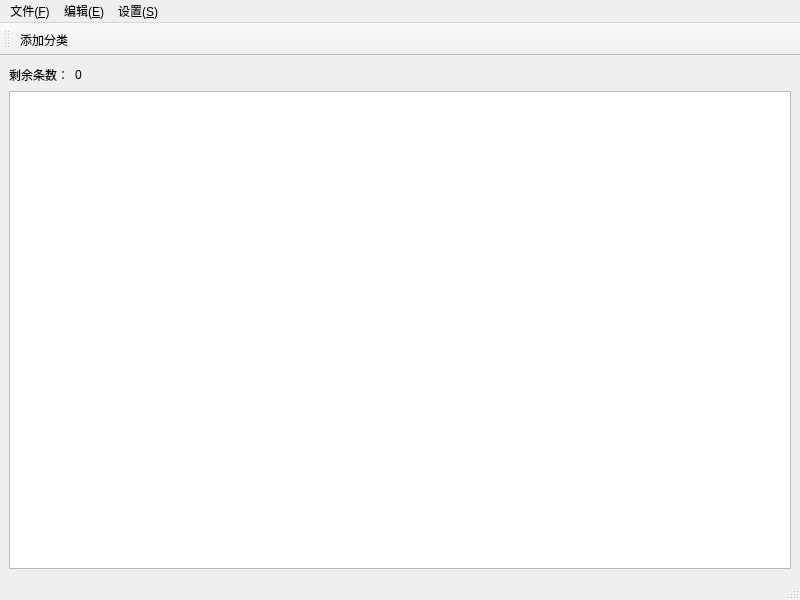
<?xml version="1.0" encoding="UTF-8"?>
<ui version="4.0">
 <class>MainWindow</class>
 <widget class="QMainWindow" name="MainWindow">
  <property name="geometry">
   <rect>
    <x>0</x>
    <y>0</y>
    <width>800</width>
    <height>600</height>
   </rect>
  </property>
  <property name="windowTitle">
   <string>手动文本分类GUI</string>
  </property>
  <property name="windowIcon">
   <iconset resource="../img/img.qrc">
    <normaloff>:/asset/img/icon.png</normaloff>:/asset/img/icon.png</iconset>
  </property>
  <widget class="QWidget" name="centralwidget">
   <layout class="QGridLayout" name="gridLayout">
    <item row="1" column="0" colspan="3">
     <widget class="QPlainTextEdit" name="showTextEdit">
      <property name="readOnly">
       <bool>true</bool>
      </property>
     </widget>
    </item>
    <item row="0" column="0">
     <widget class="QLabel" name="label">
      <property name="text">
       <string>剩余条数：</string>
      </property>
     </widget>
    </item>
    <item row="0" column="2">
     <spacer name="horizontalSpacer">
      <property name="orientation">
       <enum>Qt::Horizontal</enum>
      </property>
      <property name="sizeHint" stdset="0">
       <size>
        <width>701</width>
        <height>20</height>
       </size>
      </property>
     </spacer>
    </item>
    <item row="0" column="1">
     <widget class="QLabel" name="remainLabel">
      <property name="text">
       <string>0</string>
      </property>
      <property name="alignment">
       <set>Qt::AlignCenter</set>
      </property>
     </widget>
    </item>
   </layout>
  </widget>
  <widget class="QMenuBar" name="menubar">
   <property name="geometry">
    <rect>
     <x>0</x>
     <y>0</y>
     <width>800</width>
     <height>23</height>
    </rect>
   </property>
   <widget class="QMenu" name="menu_F">
    <property name="title">
     <string>文件(&amp;F)</string>
    </property>
    <addaction name="open"/>
    <addaction name="save"/>
    <addaction name="separator"/>
    <addaction name="close"/>
    <addaction name="quit"/>
   </widget>
   <widget class="QMenu" name="menu_E">
    <property name="title">
     <string>编辑(&amp;E)</string>
    </property>
    <addaction name="testAction"/>
   </widget>
   <widget class="QMenu" name="menu_S">
    <property name="title">
     <string>设置(&amp;S)</string>
    </property>
    <addaction name="about"/>
   </widget>
   <addaction name="menu_F"/>
   <addaction name="menu_E"/>
   <addaction name="menu_S"/>
  </widget>
  <widget class="QStatusBar" name="statusbar"/>
  <widget class="QToolBar" name="toolBar">
   <property name="windowTitle">
    <string>toolBar</string>
   </property>
   <attribute name="toolBarArea">
    <enum>TopToolBarArea</enum>
   </attribute>
   <attribute name="toolBarBreak">
    <bool>false</bool>
   </attribute>
   <addaction name="addClass"/>
  </widget>
  <action name="open">
   <property name="icon">
    <iconset resource="../img/img.qrc">
     <normaloff>:/asset/img/open.png</normaloff>:/asset/img/open.png</iconset>
   </property>
   <property name="text">
    <string>打开</string>
   </property>
   <property name="shortcut">
    <string>Ctrl+O</string>
   </property>
  </action>
  <action name="save">
   <property name="icon">
    <iconset resource="../img/img.qrc">
     <normaloff>:/asset/img/save.png</normaloff>:/asset/img/save.png</iconset>
   </property>
   <property name="text">
    <string>保存</string>
   </property>
   <property name="shortcut">
    <string>Ctrl+S</string>
   </property>
  </action>
  <action name="addClass">
   <property name="text">
    <string>添加分类</string>
   </property>
   <property name="shortcut">
    <string>Ctrl+A</string>
   </property>
  </action>
  <action name="about">
   <property name="text">
    <string>关于</string>
   </property>
  </action>
  <action name="testAction">
   <property name="text">
    <string>测试</string>
   </property>
  </action>
  <action name="close">
   <property name="text">
    <string>关闭</string>
   </property>
   <property name="iconText">
    <string>关闭</string>
   </property>
  </action>
  <action name="quit">
   <property name="text">
    <string>退出</string>
   </property>
  </action>
 </widget>
 <resources>
  <include location="../img/img.qrc"/>
 </resources>
 <connections/>
</ui>
